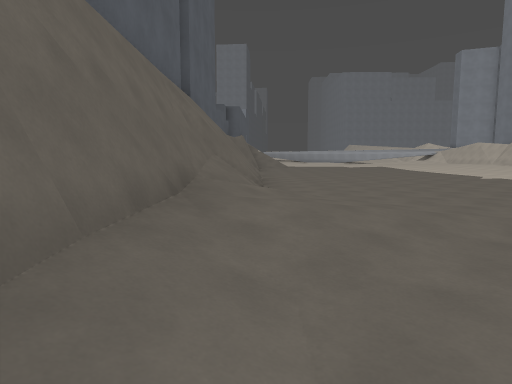
view 1 (above)

19 first-person views from a walk through a 3-D level made in the Godot game engine. The camera is 1.3 m above the floor, tilts 6° down and sees 75° across. The floor is counted in squares, 2 m on a side. Each view is taken from the middle of a square. On the plan, view 1 faces up. The plan holds only what a view shows up to about 10 squares ahead; the rest is blank. The place goes on beyond the plan. Surface patterns are stand-ins for the level's own textures.

view 2
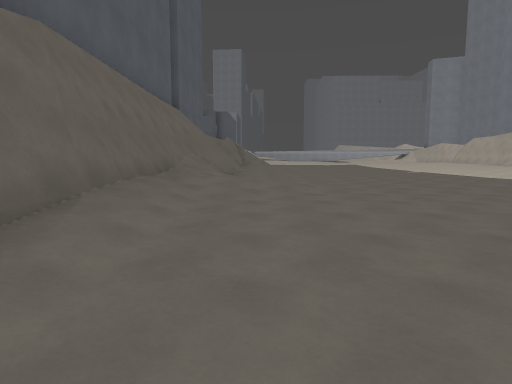

view 3
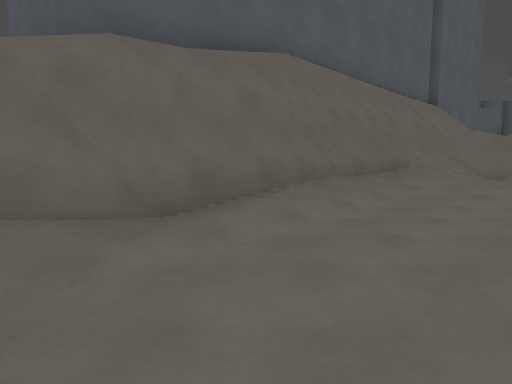

view 4
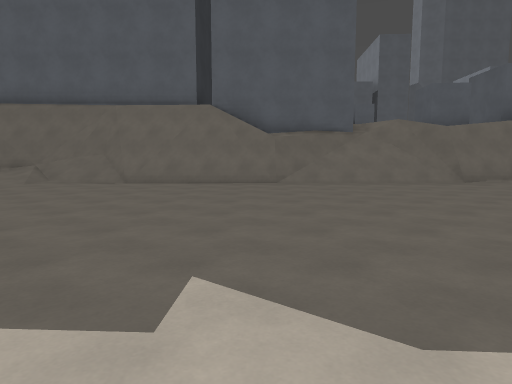

view 5
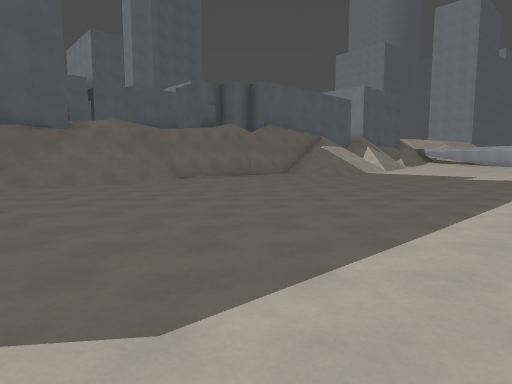

view 6
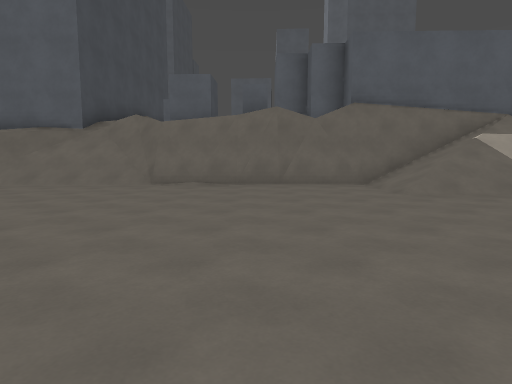

view 7
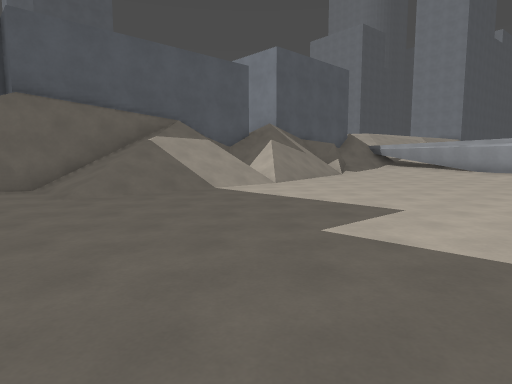

view 8
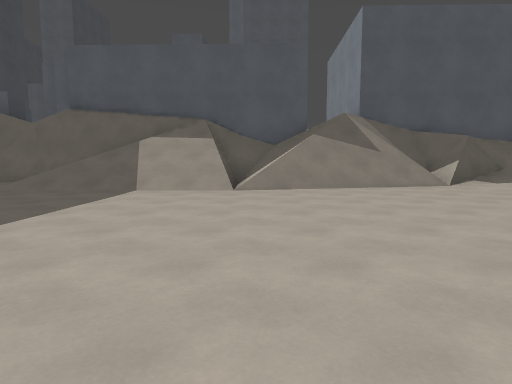

view 9
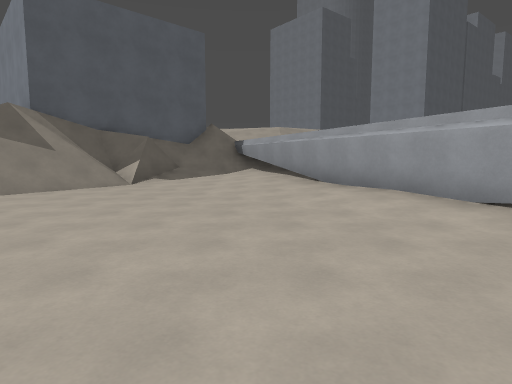

view 10
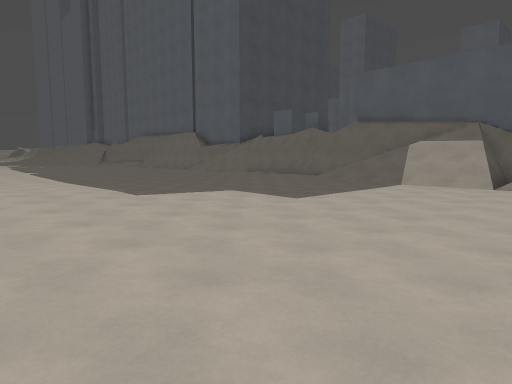

view 11
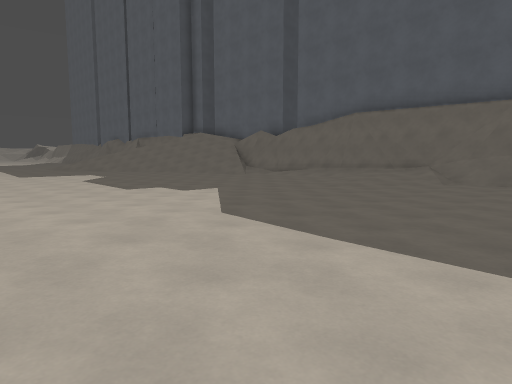

view 12
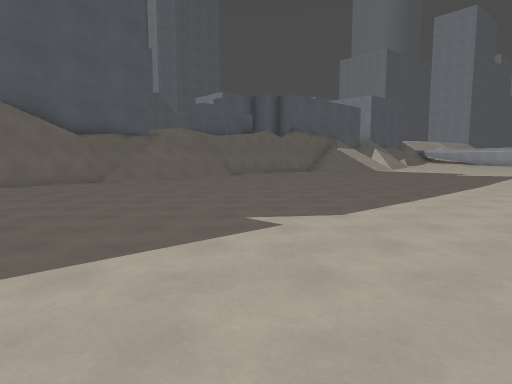

view 13
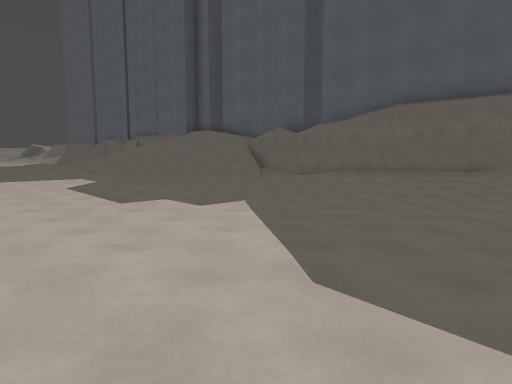

view 14
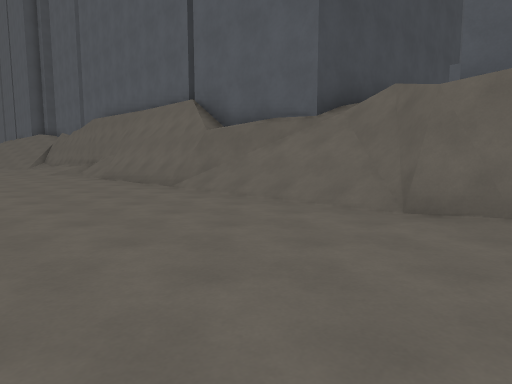

view 15
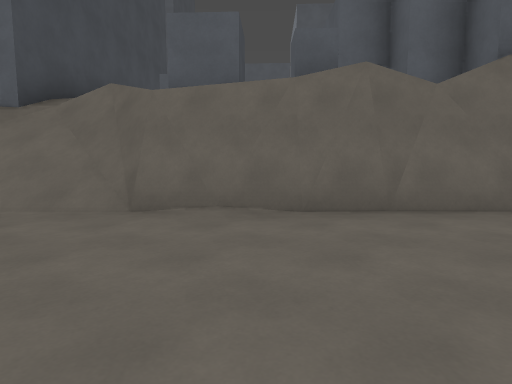

view 16
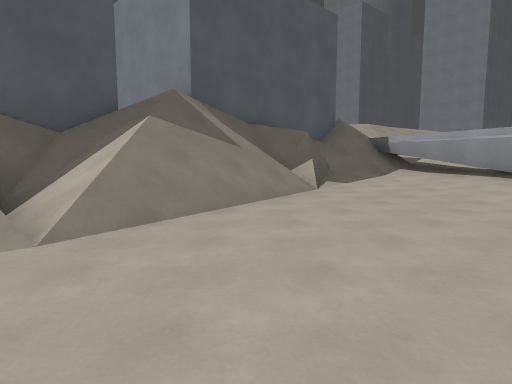

view 17
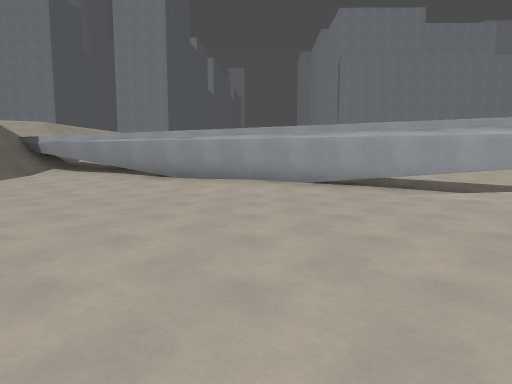

view 18
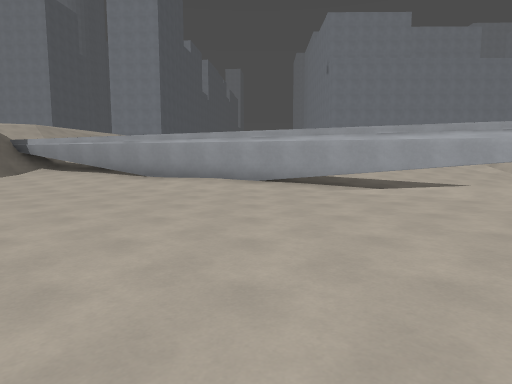

view 19
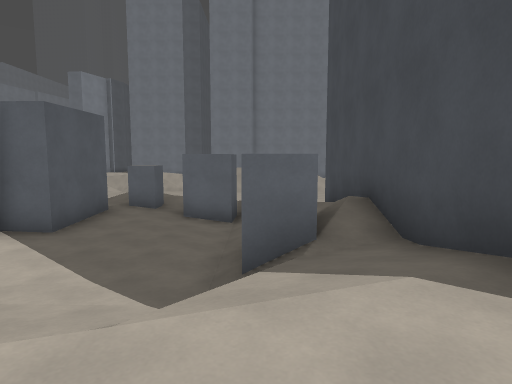

### Floor plan
Key: @ floor where view 1 was taken; # wall or solid block; . main floor; : floor 0.25 m higher than the main floor; - floor 0.25 m lower than the main floor; + floor 2.75 m higher than the main floor; * floor 3 m higher than the main floor; % floor 4.5 m higher than the main floor; / step, stairs or slope; = window, fence, low wall or low ledge; v drop or lower ground.
Columns run from 11 left of view 1 to 11 right of it. Each row starts with its distance up from view 1.
 36            /#
 35           #//###
 34           #//::##### ::
 33           ##/....######
 32           ##=.......###
 31           ##/.........
 30       #####//..........
 29           ///..........
 28           #///.........
 27           #// .........
 26           ##//.........
 25           #///.-.-.....
 24           #///.---.....
 23           #///.--.....
 22          ##///.--.....
 21       ####/v...--.....
 20      *###//v...---....
 19    /+****#/v...----...
 18   //++*////v...----...
 17  ///++///#/v...----..
 16 %%//##////v=..-----..
 15  %////// ///..----...
 14   ########//..-..-...
 13          ##/.........
 12           ##..........
 11           ##..........
 10            #..........
  9           ##..........
  8           ##..........
  7           #/..........
  6          ##/..........
  5          ##//........:
  4         # v///........
  3         # v///.......
  2         #/v/.........
  1         #/v/....---..
  0         #/v@...-----.
 -1       ###/v/.--------
 -2       // /v/---------
 -3           v/-- -----

Where each view was taken, in squares from view 1:
view 1: 0 up, 0 right, facing up
view 2: 3 down, 1 right, facing up
view 3: 3 down, 2 right, facing up-left
view 4: 11 up, 9 right, facing left
view 5: 11 up, 9 right, facing up-left
view 6: 19 up, 8 right, facing left
view 7: 20 up, 8 right, facing up-left
view 8: 27 up, 9 right, facing left
view 9: 28 up, 9 right, facing up-left
view 10: 28 up, 11 right, facing down-left
view 11: 8 up, 10 right, facing down-left
view 12: 8 up, 10 right, facing up-left
view 13: 6 up, 9 right, facing down-left
view 14: 18 up, 4 right, facing down-left
view 15: 18 up, 4 right, facing left
view 16: 26 up, 5 right, facing up-left
view 17: 26 up, 7 right, facing up
view 18: 25 up, 8 right, facing up
view 19: 16 up, 11 left, facing right
